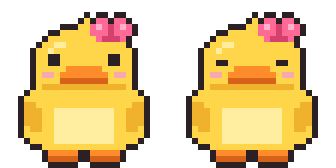
#> input picture src/test-fixtures/pato-pixel-laco/info.png, 336 x 168 px, found by its file name
$ python make_icon.py
#> lines starting #> are read from the running program, lines starting #| are printed output that depends on the picture; after the words box and inside, x2 and y2 are one past the last pixel; in counts of white or black regions, pixels touching at a corner belong together
#!/usr/bin/env python3
import os
import sys

from PIL import Image, ImageDraw

ROOT = os.path.dirname(os.path.dirname(os.path.abspath(__file__)))
SPRITE = os.path.join(ROOT, "src/assets/characters/pato-pixel/assets/info.png")
OUT = os.path.join(ROOT, "src-tauri/icons/app-icon.png")

SIZE = 1024
PLATE = 824
RADIUS = 186
BG_TOP = (214, 236, 255)
BG_BOTTOM = (168, 210, 246)
FRAME = 28
SCALE = 24


def gradient_plate():
    plate = Image.new("RGBA", (PLATE, PLATE))
    draw = ImageDraw.Draw(plate)
    for y in range(PLATE):
        t = y / (PLATE - 1)
        color = tuple(round(a + (b - a) * t) for a, b in zip(BG_TOP, BG_BOTTOM))
        draw.line([(0, y), (PLATE, y)], fill=color + (255,))
    mask = Image.new("L", (PLATE, PLATE), 0)
    ImageDraw.Draw(mask).rounded_rectangle([0, 0, PLATE - 1, PLATE - 1], RADIUS, fill=255)
    plate.putalpha(mask)
    return plate


def main():
    sheet = Image.open(SPRITE).convert("RGBA")
#> sheet is the input picture: PIL image 336x168 RGBA; mean R, G, B, A 122.4, 95.6, 44.4, 146
    cat = sheet.crop((0, 0, FRAME, FRAME))
#> cat: PIL image 28x28 RGBA; every value is 0
    cat = cat.resize((FRAME * SCALE, FRAME * SCALE), Image.NEAREST)
#> cat: PIL image 672x672 RGBA; every value is 0

    icon = Image.new("RGBA", (SIZE, SIZE), (0, 0, 0, 0))
#> icon: PIL image 1024x1024 RGBA; every value is 0
    offset = (SIZE - PLATE) // 2
    icon.alpha_composite(gradient_plate(), (offset, offset))
#> in gradient_plate, `plate = Image.new("RGBA", (PLATE, PLATE))`: plate: PIL image 824x824 RGBA; every value is 0
#> in gradient_plate, `mask = Image.new("L", (PLATE, PLATE), 0)`: mask: PIL image 824x824 L; every value is 0
#> in gradient_plate, `ImageDraw.Draw(mask).rounded_rectangle([0, 0, PLATE - 1, PLATE - 1], R..`:
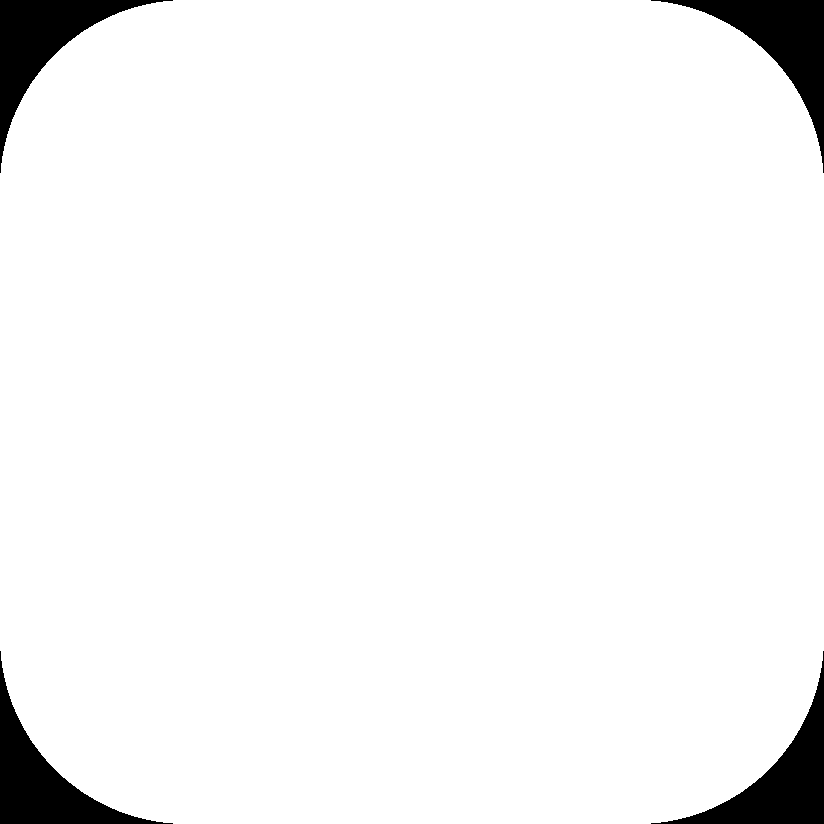
#> mask: PIL image 824x824 L; 95.6% white; 4 black regions, box (x1, y1, x2, y2) and area: (0, 0, 173, 173) 7483, (651, 0, 824, 173) 7483, (0, 651, 173, 824) 7483, (651, 651, 824, 824) 7483
#> in gradient_plate, `plate.putalpha(mask)`:
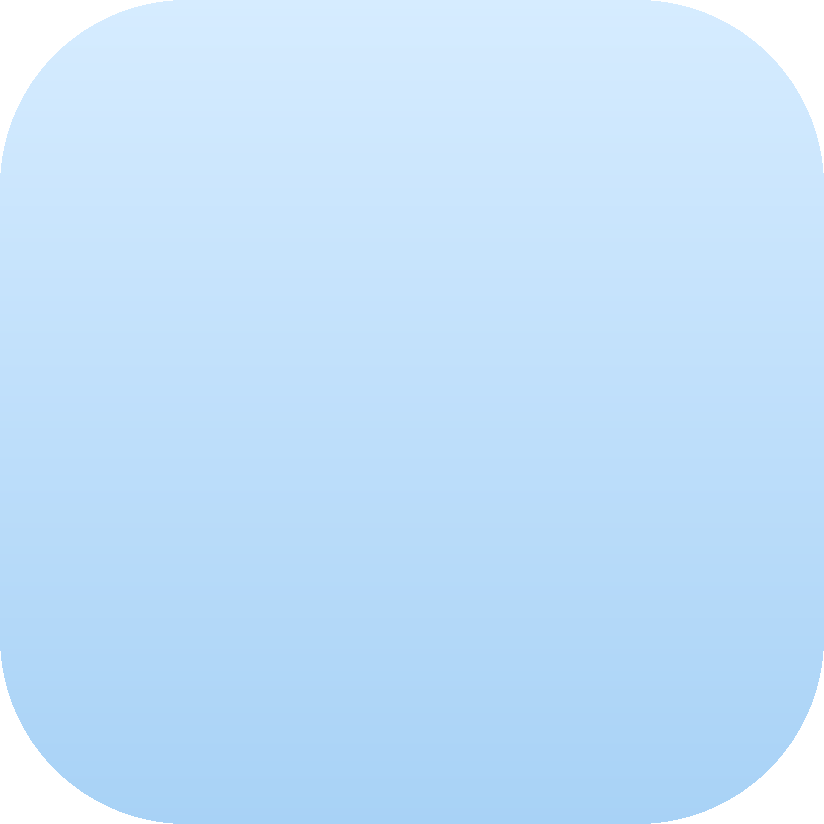
#> plate: PIL image 824x824 RGBA; mean R, G, B, A 191, 223, 250.5, 243.8; transparent parts drawn white
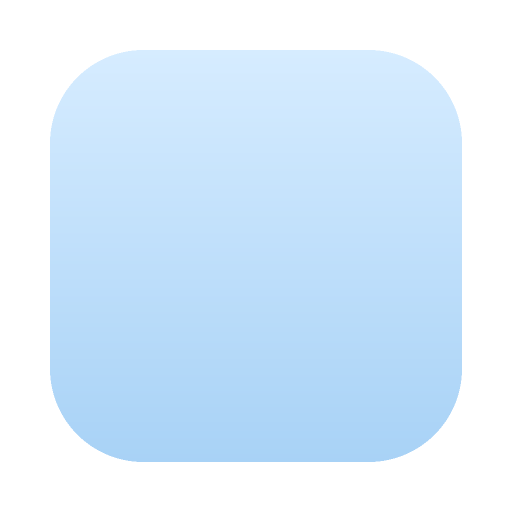
#> icon: PIL image 1024x1024 RGBA (shown at 1/2 size); mean R, G, B, A 118.2, 138, 155.1, 157.8; transparent parts drawn white
#> (the run stopped early here; a loop or call above may not have finished)
